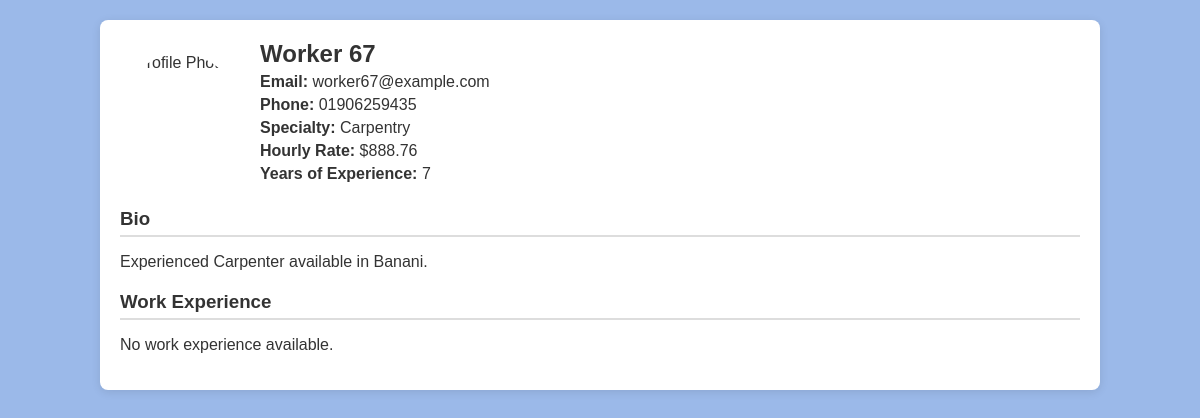
/worker_profile_view.php?worker_id=67, run on the app's committed database.
### tables this page shows
CREATE TABLE `workers` (
  `worker_id` int(11) NOT NULL,
  `name` varchar(100) NOT NULL,
  `phone` varchar(15) NOT NULL,
  `email` varchar(150) DEFAULT NULL,
  `address` text DEFAULT NULL,
  `specialty` varchar(100) NOT NULL,
  `experience_years` int(11) DEFAULT NULL,
  `bio` text DEFAULT NULL,
  `hourly_rate` decimal(10,2) DEFAULT NULL,
  `profile_photo` mediumblob DEFAULT NULL,
  `created_at` datetime DEFAULT current_timestamp(),
  `Status` varchar(20) DEFAULT NULL,
  `password` varchar(255) DEFAULT NULL,
  `specialty_id` int(11) DEFAULT NULL,
  `approved` tinyint(1) DEFAULT NULL
);

CREATE TABLE `specialties` (
  `specialty_id` int(11) NOT NULL,
  `category_id` int(11) DEFAULT NULL,
  `specialty_name` varchar(100) NOT NULL,
  `image` varchar(255) DEFAULT NULL
);

### worker_profile_view.php (the view, shortened to what this page needs)
<?php
include 'db.php';
$worker_id = intval($_GET['worker_id']);
$workerQuery = "SELECT * FROM workers WHERE worker_id = :worker_id";
$stmt = $pdo->prepare($workerQuery);
$stmt->execute(['worker_id' => $worker_id]);
$worker = $stmt->fetch(PDO::FETCH_ASSOC);
$experienceQuery = "SELECT * FROM work_experience WHERE worker_id = :worker_id";
$experienceStmt = $pdo->prepare($experienceQuery);
$experienceStmt->execute(['worker_id' => $worker_id]);
$experiences = $experienceStmt->fetchAll(PDO::FETCH_ASSOC);
$specialtyQuery = "SELECT specialty_name FROM specialties WHERE specialty_id = :specialty_id";
$specialtyStmt = $pdo->prepare($specialtyQuery);
$specialtyStmt->execute(['specialty_id' => $worker['specialty_id']]);
$specialty = $specialtyStmt->fetch(PDO::FETCH_ASSOC);
?>
<!DOCTYPE html>
<html lang="en">
<head>
</head>
<body>
<div class="profile-container">
    <div class="profile-header">
        <img class="profile-photo" src="<?= htmlspecialchars($worker['profile_photo']) ?>"
             alt="Profile Photo" onerror="this.src='images/default-profile.jpg'">
        <div class="profile-details">
            <h2><?= htmlspecialchars($worker['name']) ?></h2>
            <p><strong>Email:</strong> <?= htmlspecialchars($worker['email']) ?></p>
            <p><strong>Phone:</strong> <?= htmlspecialchars($worker['phone']) ?></p>
            <p><strong>Specialty:</strong> <?= htmlspecialchars($specialty['specialty_name'] ?? 'N/A') ?></p>
            <p><strong>Hourly Rate:</strong> $<?= htmlspecialchars($worker['hourly_rate']) ?></p>
            <p><strong>Years of Experience:</strong> <?= htmlspecialchars($worker['experience_years']) ?></p>
        </div>
    </div>
    <div class="section">
        <h3>Bio</h3>
        <p><?= nl2br(htmlspecialchars($worker['bio'])) ?></p>
    </div>
    <div class="section">
        <h3>Work Experience</h3>
        <?php if (!empty($experiences)) : ?>
            <?php foreach ($experiences as $experience) : ?>
                <div class="experience">
                    <h4><?= htmlspecialchars($experience['company_name']) ?> - <?= htmlspecialchars($experience['position']) ?></h4>
                    <p><strong>From:</strong> <?= htmlspecialchars($experience['start_date']) ?> <strong>To:</strong> <?= htmlspecialchars($experience['end_date'] ?? 'Present') ?></p>
                    <p><?= nl2br(htmlspecialchars($experience['description'])) ?></p>
                </div>
            <?php endforeach; ?>
        <?php else : ?>
            <p>No work experience available.</p>
        <?php endif; ?>
    </div>
</div>
</body>
</html>

### worker_profile_view.php (style rules this page uses)
body { font-family: Arial, sans-serif; margin: 0; padding: 0; background-color:rgb(155, 185, 233); color: #333; }
.profile-container { width: 80%; margin: 20px auto; background: #fff; border-radius: 8px; box-shadow: 0 2px 10px rgba(0, 0, 0, 0.1); padding: 20px; }
.profile-header { display: flex; align-items: center; margin-bottom: 20px; }
.profile-photo { width: 120px; height: 120px; border-radius: 50%; object-fit: cover; margin-right: 20px; }
.profile-details h2 { margin: 0; font-size: 24px; }
.profile-details p { margin: 5px 0; }
.section { margin-top: 20px; }
.section h3 { border-bottom: 2px solid #ddd; padding-bottom: 5px; margin-bottom: 10px; }

### data on the page
workers: name "Worker 67", email "worker67@example.com", phone "01906259435", hourly_rate "888.76", experience_years "7", bio "Experienced Carpenter available in Banani."
specialties: specialty_name "Carpentry"
